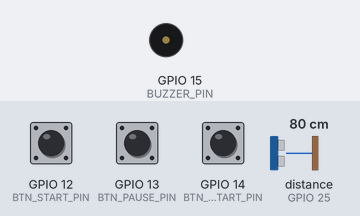
Simulated run of this sketch. Board: ESP32. On the bench: buzzer (waves = sounding). The test bench sets the inputs (shaded band); at power-on: GPIO 14 (BTN_RESTART_PIN) HIGH, GPIO 12 (BTN_START_PIN) HIGH, GPIO 13 (BTN_PAUSE_PIN) HIGH, distance to the obstacle (sensor on GPIO 25) 80 cm. The echo pulse lasts 58.3 µs per cm; WiFi joins after 1.5 s; servers stay silent unless stated; no MQTT or app messages arrive unless stated; what the sketch prints to the serial monitor is not drawn.

Above: at 2.7 s.
2.8 s: GPIO 14 (BTN_RESTART_PIN) pulled LOW for 1 s
At 3.19 s:
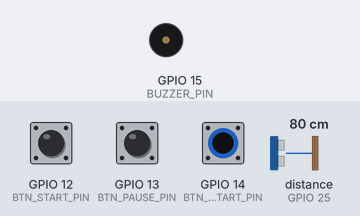
5.3 s: GPIO 12 (BTN_START_PIN) pulled LOW for 1 s
At 5.57 s:
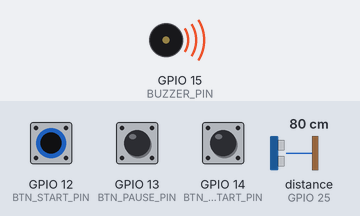
7.8 s: GPIO 13 (BTN_PAUSE_PIN) pulled LOW for 1 s
At 9.3 s:
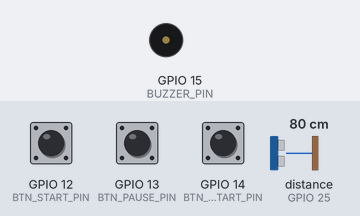
14.0 s: GPIO 13 (BTN_PAUSE_PIN) pulled LOW for 3.2 s
At 14.37 s:
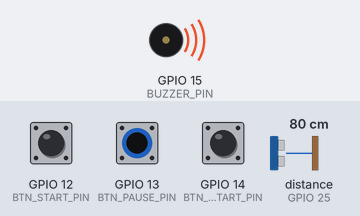
Timing chart, 0 to 48.5 s (numbered marks = the images above; inputs shaded):
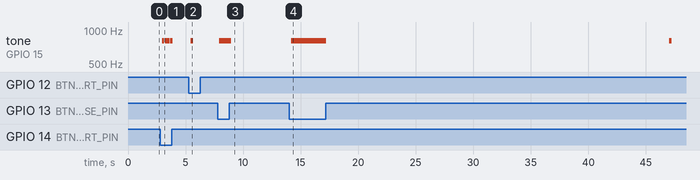

Measured:
- after the input at 2.8 s, tone on GPIO 15 (BUZZER_PIN): goes 800 Hz 0.20 s, silent 0.05 s, 800 Hz 0.40 s, silent 0.05 s, 800 Hz 0.20 s, then silent, starting after 0.17 s
- after the input at 5.3 s, tone on GPIO 15 (BUZZER_PIN): silent → 800 Hz after 0.17 s, → silent 0.20 s later
- after the input at 7.8 s, tone on GPIO 15 (BUZZER_PIN): silent → 800 Hz after 0.14 s, → silent 1.0 s later
- after the input at 14.0 s, tone on GPIO 15 (BUZZER_PIN): silent → 800 Hz after 0.17 s, → silent 3.1 s later, → 800 Hz 29.8 s later, → silent 0.20 s later

The sketch:

esp32_trilhar.ino
```cpp
/*
 * GS Edge Computing: Timer Pomodoro "Trilhar"
 * * FUNCIONALIDADES:
 * 1. Timer Configurável (Foco e Pausa) via MQTT.
 * 2. Lógica de 4 Ciclos (3 pausas curtas -> 1 pausa longa).
 * 3. Pausa Automática com Sensor Ultrassônico (HC-SR04).
 * 4. Feedback sonoro com Buzzer.
 * 5. Contador de Ciclos Totais (Ouro).
 *
 * Rodrigo Cardoso Tadeo - RM: 562010
 * Vinicius Cavalcanti dos Reis - RM: 562063
 */

// --- BIBLIOTECAS ---
#include <WiFi.h>         // Para conectar ao WiFi do Wokwi
#include <PubSubClient.h> // Para comunicação MQTT

// --- CONFIGURAÇÃO DE REDE ---
const char* ssid = "Wokwi-GUEST"; // Rede padrão do simulador
const char* password = "";
// !!! IMPORTANTE: SUBSTITUA PELO IP DA SUA VM AZURE !!!
const char* MQTT_BROKER_IP = "20.81.162.205";
const int MQTT_PORT = 1883;

// --- TÓPICOS MQTT (Definidos no IoT Agent) ---
const char* API_KEY = "TEF";
const char* DEVICE_ID = "pomodoro001";
char MQTT_TOPIC_PUBLISH[100];   // Onde o ESP32 escreve status
char MQTT_TOPIC_SUBSCRIBE[100]; // Onde o ESP32 lê comandos

// --- DEFINIÇÃO DOS PINOS DO HARDWARE ---
const int BTN_START_PIN = 12;   // Botão Verde
const int BTN_PAUSE_PIN = 13;   // Botão Amarelo
const int BTN_RESTART_PIN = 14; // Botão Vermelho
const int BUZZER_PIN = 15;      // Buzzer Piezo
const int SENSOR_TRIG_PIN = 26; // Sensor Ultrassônico (Gatilho)
const int SENSOR_ECHO_PIN = 25; // Sensor Ultrassônico (Eco)

// --- MÁQUINA DE ESTADOS FINITOS ---
// Define os possíveis estados do sistema para controle lógico
enum State {
  OCIOSO,           // Esperando iniciar
  FOCO,             // Contando tempo de estudo
  PAUSA_FOCO,       // Estudo pausado (manual ou sensor)
  FOCO_CONCLUIDO,   // Estudo acabou, esperando usuário iniciar descanso
  PAUSA_DESCANSO    // Contando tempo de descanso
};
State currentState = OCIOSO;

// --- VARIÁVEIS GLOBAIS ---
int duracaoConfiguradaMin = 25;       // Tempo de foco (padrão)
int duracaoPausaConfiguradaMin = 5;   // Tempo de pausa curta (padrão)
const int DURACAO_PAUSA_LONGA_MIN = 20; // Pausa longa
String proximaPausaTipo = "curta";    // Informa o dashboard se é curta ou longa

unsigned long tempoRestanteSeg = 0;   // Contador regressivo principal
int sessoesCompletas = 0;             // Conta sessões parciais (0 a 4)
int ciclosTotais = 0;                 // Conta ciclos completos de 4 sessões

// --- CONTROLE DE TEMPO (Não Bloqueante) ---
unsigned long previousMillis = 0;
const long interval = 1000; // 1 segundo
unsigned long previousPublishMillis = 0;
const long publishInterval = 1000; // Publica a cada 1s

// --- CONTROLE DO SENSOR ---
unsigned long lastPresenceTime = 0;
const long absenceThreshold = 30000; // 30s de ausência dispara pausa

// Clientes WiFi e MQTT
WiFiClient espClient;
PubSubClient client(espClient);

// --- PROTÓTIPOS DE FUNÇÃO (Para evitar erros de compilação) ---
void playBuzzer(int type);
void publishMQTT(String overrideStatus); // Removemos o valor padrão aqui

// =========================================================
// 1. SETUP (Executado uma vez ao iniciar)
// =========================================================
void setup() {
  Serial.begin(115200);
  Serial.println("--- INICIANDO SISTEMA POMODORO TRILHAR ---");

  // Configura modo dos pinos
  pinMode(BTN_START_PIN, INPUT_PULLUP);
  pinMode(BTN_PAUSE_PIN, INPUT_PULLUP);
  pinMode(BTN_RESTART_PIN, INPUT_PULLUP);
  pinMode(BUZZER_PIN, OUTPUT);
  pinMode(SENSOR_TRIG_PIN, OUTPUT);
  pinMode(SENSOR_ECHO_PIN, INPUT);

  // Monta as strings dos tópicos MQTT
  snprintf(MQTT_TOPIC_PUBLISH, 100, "/%s/%s/attrs", API_KEY, DEVICE_ID);
  snprintf(MQTT_TOPIC_SUBSCRIBE, 100, "/%s/%s/cmd", API_KEY, DEVICE_ID);

  setup_wifi(); // Conecta ao WiFi

  // Configura o servidor MQTT e a função de callback (receber mensagens)
  client.setServer(MQTT_BROKER_IP, MQTT_PORT);
  client.setCallback(mqttCallback);

  Serial.println("Sistema pronto e aguardando comandos.");
}

// Conecta ao WiFi do Wokwi
void setup_wifi() {
  delay(10); Serial.print("Conectando WiFi: "); Serial.println(ssid);
  WiFi.begin(ssid, password);
  while (WiFi.status() != WL_CONNECTED) { delay(500); Serial.print("."); }
  Serial.println("\nConectado!");
}

// Gerencia a reconexão ao MQTT se cair
void reconnect() {
  while (!client.connected()) {
    Serial.print("Tentando MQTT...");
    // Conecta com um ID único
    if (client.connect("ESP32_Pomodoro_Controlador_Final")) {
      Serial.println("Conectado!");
      // Assina o tópico para receber comandos do Dashboard
      client.subscribe(MQTT_TOPIC_SUBSCRIBE);
      // Envia o estado inicial
      publishMQTT("");
    } else {
      Serial.print("Falha, rc="); Serial.print(client.state());
      Serial.println(" Tentando em 5s...");
      delay(5000);
    }
  }
}

// =========================================================
// 2. MQTT CALLBACK (Onde os comandos do Dashboard chegam)
// =========================================================
void mqttCallback(char* topic, byte* payload, unsigned int length) {
  String message;
  for (int i = 0; i < length; i++) { message += (char)payload[i]; }
  Serial.print("CMD Recebido: "); Serial.println(message);

  // Parse da mensagem (ex: "pomodoro001@set_duracao|15")
  int atIndex = message.indexOf('@'); int barIndex = message.indexOf('|');
  if (atIndex == -1 || barIndex == -1) return;

  String commandName = message.substring(atIndex + 1, barIndex);
  String commandValue = message.substring(barIndex + 1);

  // Só aceita configurações se estiver OCIOSO
  if (currentState == OCIOSO) {
    if (commandName == "set_duracao") {
      duracaoConfiguradaMin = commandValue.toInt();
      // MODO TESTE: Valor recebido é tratado como SEGUNDOS
      Serial.println("Configuração atualizada: Tempo de Foco");
      playBuzzer(1); publishMQTT("");
    } else if (commandName == "set_pausa") {
      duracaoPausaConfiguradaMin = commandValue.toInt();
      Serial.println("Configuração atualizada: Tempo de Pausa");
      playBuzzer(1); publishMQTT("");
    }
  }
}

// =========================================================
// 3. LOOP PRINCIPAL (Executado continuamente)
// =========================================================
void loop() {
  if (WiFi.status() != WL_CONNECTED) { setup_wifi(); }
  if (!client.connected()) { reconnect(); }
  client.loop(); // Mantém o MQTT vivo

  checkPresenceSensor(); // 1. Verifica se o usuário está na mesa
  handleButtons();       // 2. Verifica se algum botão foi apertado
  handleTimer();         // 3. Atualiza o cronômetro
}

// Função auxiliar para ler o sensor ultrassônico
long readDistance() {
  digitalWrite(SENSOR_TRIG_PIN, LOW); delayMicroseconds(2);
  digitalWrite(SENSOR_TRIG_PIN, HIGH); delayMicroseconds(10);
  digitalWrite(SENSOR_TRIG_PIN, LOW);
  long duration = pulseIn(SENSOR_ECHO_PIN, HIGH);
  return (duration / 2) * 0.0343; // Converte para cm
}

// Lógica da Pausa Automática (Sensor)
void checkPresenceSensor() {
  // Só monitora se estiver em FOCO
  if (currentState != FOCO) { lastPresenceTime = millis(); return; }

  long distancia = readDistance();
  // Se distância > 50cm ou 0 (erro), considera ausente
  if (distancia > 50 || distancia == 0) {
    // Se ausente por mais que o limite (30s)
    if (millis() - lastPresenceTime > absenceThreshold) {
      Serial.println("PAUSA AUTOMÁTICA: Usuário ausente.");
      currentState = PAUSA_FOCO; // Pausa o timer
      playBuzzer(1);
      publishMQTT("pausa_automatica"); // Envia status especial
      lastPresenceTime = millis();
    }
  } else { lastPresenceTime = millis(); } // Reset se presente
}

// Leitura dos botões físicos
void handleButtons() {
  if (digitalRead(BTN_START_PIN) == LOW) { startTimer(); }
  if (digitalRead(BTN_PAUSE_PIN) == LOW) { pauseTimer(); }
  if (digitalRead(BTN_RESTART_PIN) == LOW) { restartTimer(); }
  delay(200); // Debounce simples
}

// Lógica Principal do Cronômetro
void handleTimer() {
  // O timer só roda se estiver em FOCO ou DESCANSANDO
  if (currentState != FOCO && currentState != PAUSA_DESCANSO) return;

  unsigned long currentMillis = millis();

  if (currentMillis - previousMillis >= interval) {
    previousMillis = currentMillis;
    if (tempoRestanteSeg > 0) tempoRestanteSeg--;

    // Publica telemetria periodicamente
    if (currentMillis - previousPublishMillis >= publishInterval) {
      previousPublishMillis = currentMillis;
      publishMQTT("");
    }

    // Quando o tempo acaba
    if (tempoRestanteSeg <= 0) {
      if (currentState == FOCO) {
        // --- FIM DO FOCO ---
        currentState = FOCO_CONCLUIDO;
        sessoesCompletas++;

        // Regra dos 4 Ciclos
        if (sessoesCompletas == 4) {
          // Pausa longa
          tempoRestanteSeg = DURACAO_PAUSA_LONGA_MIN * 60;
          proximaPausaTipo = "longa";
          Serial.println("FIM CICLO 4. Pausa Longa preparada.");
        } else {
          // Pausa curta
          tempoRestanteSeg = duracaoPausaConfiguradaMin * 60;
          proximaPausaTipo = "curta";
          Serial.println("Fim do Foco. Pausa Curta preparada.");
        }
        playBuzzer(3);
        publishMQTT("");
      }
      else if (currentState == PAUSA_DESCANSO) {
        // --- FIM DA PAUSA ---
        currentState = OCIOSO;
        tempoRestanteSeg = 0;
        playBuzzer(2);

        if (sessoesCompletas == 4) {
            // Completou o ciclo de ouro (4x4)
            ciclosTotais++;
            sessoesCompletas = 0; // Reseta parciais
            proximaPausaTipo = "curta";
            Serial.println("FIM PAUSA LONGA. Ciclo Total +1.");
        } else {
            if ((sessoesCompletas + 1) == 4) proximaPausaTipo = "longa";
            Serial.println("FIM DA PAUSA.");
        }
        publishMQTT("");
      }
    }
  }
}

// =========================================================
// 4. AÇÕES DE CONTROLE
// =========================================================

void startTimer() {
  if (currentState == OCIOSO) {
    Serial.println("INICIANDO FOCO.");
    currentState = FOCO;
    tempoRestanteSeg = duracaoConfiguradaMin * 60;
    lastPresenceTime = millis();
    playBuzzer(1);
    publishMQTT("");
  }
}

void pauseTimer() {
  if (currentState == FOCO) {
    currentState = PAUSA_FOCO; playBuzzer(1); publishMQTT(""); // Pausa Manual
  } else if (currentState == PAUSA_FOCO) {
    currentState = FOCO; lastPresenceTime = millis(); playBuzzer(1); publishMQTT(""); // Retoma
  } else if (currentState == FOCO_CONCLUIDO) {
    currentState = PAUSA_DESCANSO; playBuzzer(1); publishMQTT(""); // Inicia Descanso
  }
}

void restartTimer() {
  Serial.println("RESTART TOTAL.");
  currentState = OCIOSO;
  tempoRestanteSeg = 0;
  sessoesCompletas = 0; // Zera sessões parciais
  // Não zera ciclosTotais para persistir a conquista
  proximaPausaTipo = "curta";
  playBuzzer(2);
  publishMQTT("");
}

// Controle do Buzzer (Feedback Sonoro)
void playBuzzer(int type) {
  if (type == 1) { tone(BUZZER_PIN, 800, 200); } // Bipe Curto
  else if (type == 2) { tone(BUZZER_PIN, 800, 200); delay(250); tone(BUZZER_PIN, 800, 200); } // Bipe Duplo
  else if (type == 3) { tone(BUZZER_PIN, 1000, 300); delay(350); tone(BUZZER_PIN, 1000, 300); delay(350); tone(BUZZER_PIN, 1000, 300); } // Alarme
}

// =========================================================
// 5. INTEGRAÇÃO MQTT (Envio de Dados)
// =========================================================
void publishMQTT(String overrideStatus) {
  if (!client.connected()) return;

  String statusStr;
  if (overrideStatus != "") statusStr = overrideStatus;
  else {
    if (currentState == FOCO) statusStr = "foco";
    else if (currentState == PAUSA_FOCO) statusStr = "pausa_foco";
    else if (currentState == PAUSA_DESCANSO) statusStr = "pausa_descanso";
    else if (currentState == FOCO_CONCLUIDO) statusStr = "foco_concluido";
    else statusStr = "ocioso";
  }

  // Payload UL2.0 com TODOS os atributos, incluindo Ciclos Totais (cct)
  char payload[150];
  snprintf(payload, 150, "st|%s|sc|%d|dc|%d|tr|%lu|dpc|%d|ppt|%s|cct|%d",
           statusStr.c_str(),
           sessoesCompletas,
           duracaoConfiguradaMin,
           tempoRestanteSeg,
           duracaoPausaConfiguradaMin,
           proximaPausaTipo.c_str(),
           ciclosTotais);

  Serial.print("PUB: "); Serial.println(payload);
  client.publish(MQTT_TOPIC_PUBLISH, payload);
}
```
